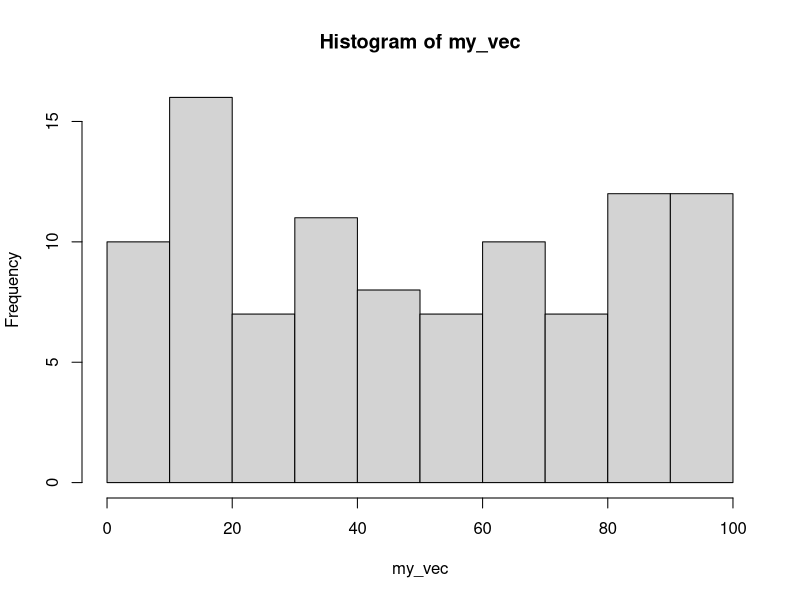
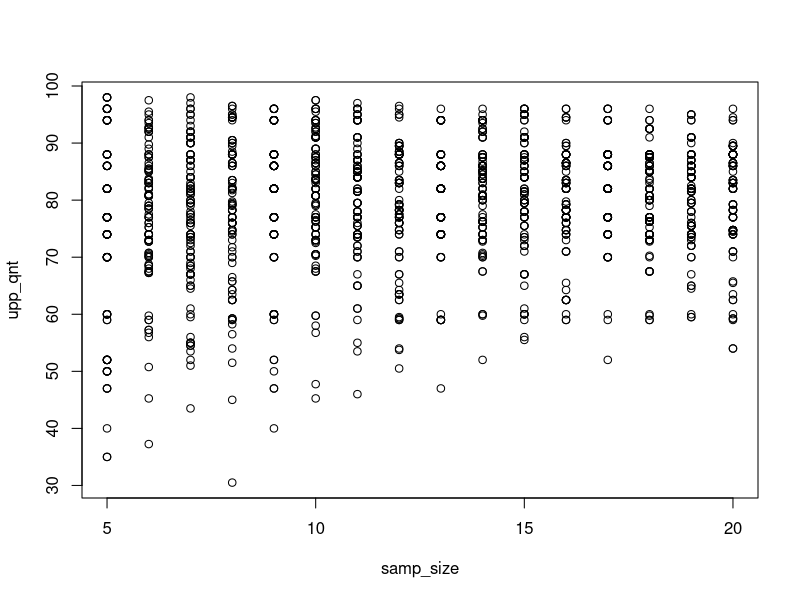

Reproduce these figures in R, in order.
## ---- chunk 1
knitr::opts_chunk$set(echo = TRUE)
## ---- chunk 2
library(dplyr)
library(magrittr)
## ---- chunk 3
   my_vec <- runif(100, min=0, max=100)
      str(my_vec)
      summary(my_vec)
## ---- chunk 4
hist(my_vec)
## ---- chunk 5
 data(mtcars)
    class(mtcars)
    str(mtcars)
    summary(mtcars)
## ---- chunk 6
vole_vaso <- c(98,96,94,88,86,82,77,74,70,60,
               59,52,50,47,40,35,29,13,6,5) 
## ---- chunk 7
     #mean
      mean(vole_vaso)
     #median
      median(vole_vaso)
     #standard deviation
      sd(vole_vaso)
     #interquartile range
      IQR(vole_vaso)  
## ---- chunk 8
       sem <- sd(vole_vaso)/sqrt(length(vole_vaso))
      sem 
## ---- chunk 9
quantile(vole_vaso, probs = 0.75)
## ---- chunk 10
vole_sim <- data.frame(samp_size= rep(5:20, time=100))
## ---- chunk 11
vole_sim_uq <- vole_sim %>% 
  rowwise() %>%
mutate(upp_qnt= quantile(sample(vole_vaso, size=samp_size, replace=TRUE),probs=0.75))
## ---- chunk 12
plot(upp_qnt~samp_size, data=vole_sim_uq)
## ---- chunk 13
stnd_err_upper_quant <- vole_sim_uq %>%
  group_by(samp_size)%>%
  summarize(sd_up_qnt= sd(upp_qnt), avg_upp_quant= mean(upp_qnt)) %>% 
  ungroup()
## ---- chunk 14
stderr_10 <- stnd_err_upper_quant[6,2] 
avg_u_qt_10 <-stnd_err_upper_quant[6,3]
CI_10 <- 2*stderr_10
CI_uq_lower <- avg_u_qt_10 - stderr_10*2
CI_uq_upper <- avg_u_qt_10 + stderr_10*2 
## ---- chunk 15
# simulation that directly gives CI
# CI= 2*Standard Error
# standard error= standard deviation of your estimates 
# standard deviation= measure of dispersion 

vole_sim_CI <- vole_sim_uq %>% #take the upper quartile data already have
  group_by(samp_size)%>%
  summarize(uq_se = sd(upp_qnt), uq_avg= mean(upp_qnt)) %>%
  mutate(CI= 2*uq_se) %>%
  ungroup()
vole_sim_CI
